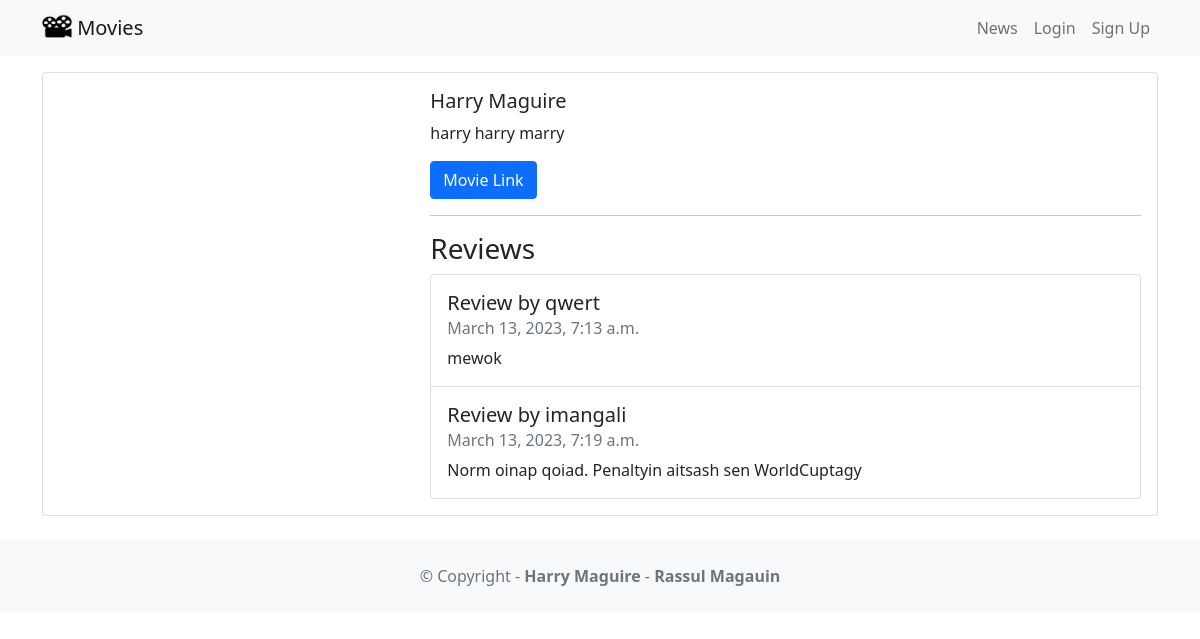
The page /movie/2 on the database its author committed.
### movie/models.py (models this page shows, shortened)
class Movie(models.Model):
    title = models.CharField(max_length = 100)
    description = models.CharField(max_length=250)
    image = models.ImageField(upload_to = 'movie/images/')
    url = models.URLField(blank=True)

class Review(models.Model):
    text = models.CharField(max_length=100)
    date = models.DateTimeField(auto_now_add=True)
    user = models.ForeignKey(User, on_delete=models.CASCADE)
    movie = models.ForeignKey(Movie, on_delete=models.CASCADE)
    watchAgain = models.BooleanField()

### movie/views.py (the view)
# urls.py: path('<int:movie_id>', views.detail, name='detail'),
def detail(request, movie_id):
    movie = get_object_or_404(Movie, pk = movie_id)
    reviews = Review.objects.filter(movie = movie)
    return render(request, 'detail.html', {'movie':movie, 'reviews':reviews})

### movie/templates/detail.html (shortened to what this page needs)
{% extends 'base.html' %}
{% block content %}
<div class="card mb-3">
  <div class="row g-0">
    <div class="col-md-4">
    </div>
    <div class="col-md-8">
      <div class="card-body">
        <h5 class="card-title">{{ movie.title }}</h5>
        <p class="card-text">{{ movie.description }}</p>
        <p class="card-text">
          {% if movie.url %}
            <a href="{{ movie.url }}"
              class="btn btn-primary">
              Movie Link
            </a>
          {% endif %}
        </p>
        <hr />
        <h3>Reviews</h3>
        <ul class="list-group">
            {% for review in reviews %}
              <li class="list-group-item pb-3 pt-3">
                <h5 class="card-title">
                  Review by {{ review.user.username }}
                </h5>
                <h6 class="card-subtitle mb-2 text-muted">
                  {{ review.date }}
                </h6>
                <p class="card-text">{{ review.text }}</p>
            </li>
            {% endfor %}
        </ul>
      </div>
    </div>
  </div>
</div>
{% endblock content %}

### movie_review/templates/base.html (shortened to what this page needs)
<!DOCTYPE html>
<html>
  <head>
    <link href="https://cdn.jsdelivr.net/npm/bootstrap@5.1.1/dist/css/bootstrap.min.css" rel="stylesheet" />
  </head>
  <body>
    <nav class="navbar navbar-expand-lg navbar-light bg-light mb-3">
      <div class="container">
        <a class="navbar-brand" href="{% url 'home' %}">
          {% load static %}
          <img src="{% static 'images/images.png' %}"
            alt="" width="30" height="24"
            class="d-inline-block align-text-top" />
          Movies
        </a>
        <div class="collapse navbar-collapse" id="navbarNavAltMarkup">
          <div class="navbar-nav ms-auto">
            <a class="nav-link" href="{% url 'news' %}">News</a>
            {% if user.is_authenticated %}
              <a class="nav-link" href="{% url 'logoutaccount' %}">
                Logout ({{ user.username }})
              </a>
            {% else %}
              <a class="nav-link" href="{% url 'loginaccount' %}">Login</a>
              <a class="nav-link" href="{% url 'signupaccount' %}">Sign Up</a>
            {% endif %}
          </div>
        </div>
      </div>
    </nav>
    <div class="container">
      {% block content %}
      {% endblock content %}
    </div>
    <footer class="text-center text-lg-start bg-light text-muted mt-4">
      <div class="text-center p-4">
        © Copyright -
        <a class="text-reset fw-bold text-decoration-none" target="_blank" href="https://twitter.com/greglim81">
          Harry Maguire
        </a> -
        <a class="text-reset fw-bold text-decoration-none" target="_blank" href="https://twitter.com/danielgarax">
          Rassul Magauin
        </a>
      </div>
    </footer>
  </body>
</html>

### rows shown on the page
Movie: title "Harry Maguire", description "harry harry marry"
Review: user.username "qwert", date "March 13, 2023, 7:13 a.m.", text "mewok"
Review: user.username "imangali", date "March 13, 2023, 7:19 a.m.", text "Norm oinap qoiad. Penaltyin aitsash sen WorldCuptagy"
